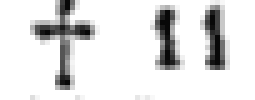
#> input picture OCR/segmentation_for_OCR/segmentation_data_fields/3_character_number/datafield_3.png, 51 x 20 px (shown 5 times larger); the run also reads 1 picture not shown here
$ jupyter execute --allow-errors data_field_segmentation_BZ.ipynb
#> lines starting #> are read from the running program, lines starting #| are printed output that depends on the picture; after the words box and inside, x2 and y2 are one past the last pixel; in counts of white or black regions, pixels touching at a corner belong together
# Data Field Segmentation for Optical Character Recognition (OCR)

**Python** version: 3.7.7
**OpenCV** version: 4.3.0.36
**numpy** version: 1.19.2
**matplotlib** version: 3.2.2

This Python Jupyter notebook presents some basic image processing techniques useful for the segmentation of data fields into images representing individual characters (e.g. digits).
It uses example data fields extracted from a weather table from the [Bozner Zeitung]( https://digital.tessmann.it/tessmannDigital/Zeitungsarchiv/Monatsuebersicht/Zeitung/2/1842;jsessionid=6134EF3892401068CFB26FE42CBC1E64) and illustrates the deterministic steps required for data field segmentation.

The required libraries are imported:

[cell 1]
import cv2
import numpy as np
import matplotlib.pyplot as plt

Some example datafields are loaded and plotted:

[cell 2]
img_rgb_2_0 = cv2.imread("segmentation_data_fields/2_character_number/datafield_5.png")
img_rgb_2_1 = cv2.imread("segmentation_data_fields/2_character_number/datafield_9.png")
img_rgb_3_0 = cv2.imread("segmentation_data_fields/3_character_number/datafield_3.png")
#> img_rgb_3_0 is the input picture: shape (20, 51, 3); min 8, max 255, mean 225.9
img_rgb_3_1 = cv2.imread("segmentation_data_fields/3_character_number/datafield_56.png")

plt.figure(figsize=(10,3))
plt.subplot(3,2,1)
#> (the rest of this cell did not finish here and is left out)

## Segmentation of a data field containing 2 characters

The data field to be segmented has to be preprocessed. We need to subject it to thresholding and binarization, in order to extract the relevant contours.

[cell 3]
img_rgb = img_rgb_2_1

#> (the rest of this cell did not finish here and is left out)

We extract the x- and y-coordinates of the points that constitute the contours of each structure.

#> (a cell that did not finish here is left out)

The variable **contours** contains a list of the coordinates of all contours. We filter this list and obtain the for us relevant x-coordinates of each individual contour, which we save in **list_x_all_cont**. **list_x_all_cont_merged** is a merged version of this list, which we need for the calculation of the center of all contours.

[cell 5]
list_x_all_cont = []
#> (the rest of this cell did not finish here and is left out)

We determine the minimal and maximal values in **list_x_all_cont_merged** and calculate the center of all contours (**reference_point**).

#> (a cell that did not finish here is left out)

#> (a cell that did not finish here is left out)

For each individual contour we now determine the contour point closest to the center of all contours and save it the list **nearest_list**. For reasons of calculation efficiency we then convert this list into an array (**nearest_array**).

[cell 8]
nearest_list = []
for item in list_x_all_cont:
    nearest = item[np.abs(item - reference_point).argmin()] + 1
    nearest_list.append(nearest)

nearest_array = np.asarray(nearest_list)

We then determine the two contour points closest to the center of all contours, one having a value larger and one having a value lower than the center.

[cell 9]
try:
    if reference_point > nearest_array.max():
        nearest_bigger = nearest_array.max()
    elif reference_point < nearest_array.min():
        nearest_bigger = nearest_array.min()
    else:
        nearest_bigger = nearest_array[nearest_array >= reference_point].min()
except:
    pass

try:
    if reference_point < nearest_array.min():
        nearest_smaller = nearest_array.min()
    elif reference_point > nearest_array.max():
        nearest_smaller = nearest_array.max()
    else:
        nearest_smaller = nearest_array[nearest_array <= reference_point].max()
except:
    pass

The center of these two points (**cutting_x**) is the location that we use for image segmentation.

#> (a cell that did not finish here is left out)

We finally perform the image segmentation.

[cell 11]
y = 0
x = 0
#> (the rest of this cell did not finish here and is left out)

## Refactoring the code

In order to be able to efficiently use the segmentation algorithm we just developped, we bring it together in a function:

[cell 12]
def two_character_segmentation_symmetric (img_rgb):

    gray_img = cv2.cvtColor(img_rgb, cv2.COLOR_BGR2GRAY)
    ret, thr = cv2.threshold(gray_img, 105, 255, cv2.THRESH_BINARY)
    thr_inv= cv2.bitwise_not(thr)

    contours, hierarchy = cv2.findContours(thr_inv, cv2.RETR_EXTERNAL, cv2.CHAIN_APPROX_SIMPLE)

    list_x_all_cont = []
    for cont in contours:
        list_x_cont = []
        for n in range(0, len(cont)):
            a = 2*n
            x = np.take(cont, a)
            list_x_cont.append(x)
        list_x_all_cont.append(list_x_cont)
    list_x_all_cont_merged = [item for items in list_x_all_cont for item in items]

    minimum_x = np.amin(list_x_all_cont_merged)
    maximum_x = np.amax(list_x_all_cont_merged)
    reference_point = 1/2 * (maximum_x - minimum_x) + minimum_x

    nearest_list = []
    for item in list_x_all_cont:
        nearest = item[np.abs(item - reference_point).argmin()] + 1
        nearest_list.append(nearest)

    nearest_array = np.asarray(nearest_list)

    try:
        if reference_point > nearest_array.max():
            nearest_bigger = nearest_array.max()
        elif reference_point < nearest_array.min():
            nearest_bigger = nearest_array.min()
        else:
            nearest_bigger = nearest_array[nearest_array >= reference_point].min()
    except:
        pass

    try:
        if reference_point < nearest_array.min():
            nearest_smaller = nearest_array.min()
        elif reference_point > nearest_array.max():
            nearest_smaller = nearest_array.max()
        else:
            nearest_smaller = nearest_array[nearest_array <= reference_point].max()
    except:
        pass

    cutting_x = np.mean([nearest_bigger, nearest_smaller])

    y = 0
    x = 0
    h = len(img_rgb)
    w = int(cutting_x)
    left_character = img_rgb[y:y+h, x:x+w]

    y = 0
    x = int(cutting_x)
    h = len(img_rgb)
    w = img_rgb.shape[1] - x
    right_character = img_rgb[y:y+h, x:x+w]

    return left_character, right_character

We check, whether the refactoring worked correctly:

#> (a cell that did not finish here is left out)

#> (a cell that did not finish here is left out)

As we can see, the code we refactored works nicely.

## Segmentation of a data field containing 3 characters

In order to segment a data field containing 3 characters, we use the approach we just developped in a repetitive way. First, we segment the data field into 2 new data fields, one containing 1 character, the other containing 2 characters. After that we segment the data field containing 2 characters again, just the way we did it above.

The code for the segmentation of a 3 character data field into a data field containing 1 character and a data field containing 2 characters is nearly the same as above, with only one different codeline:
instead of
**reference_point = 1/2 * (maximum_x - minimum_x) + minimum_x**
we use
**reference_point = 1/3 * (maximum_x - minimum_x) + minimum_x**.

We call this modified algorithm **two_character_segmentation_asymmetric**.

[cell 15]
def two_character_segmentation_asymmetric (img_rgb):

    gray_img = cv2.cvtColor(img_rgb, cv2.COLOR_BGR2GRAY)
    ret, thr = cv2.threshold(gray_img, 105, 255, cv2.THRESH_BINARY)
    thr_inv= cv2.bitwise_not(thr)

    contours, hierarchy = cv2.findContours(thr_inv, cv2.RETR_EXTERNAL, cv2.CHAIN_APPROX_SIMPLE)
#> contours = 6 contours, 5 with area under 20; largest, box (x1, y1, x2, y2) and area: (7, 6, 18, 19) 22

    list_x_all_cont = []
    for cont in contours:
        list_x_cont = []
        for n in range(0, len(cont)):
            a = 2*n
            x = np.take(cont, a)
            list_x_cont.append(x)
        list_x_all_cont.append(list_x_cont)
#> this loop made 6 passes
#> cont on passes 1, 5, 6: [[38, 12], [38, 13], [40, 13], [39, 12]], [[42, 2], [42, 3], [45, 3], [45, 2]], [[12, 1], [12, 4], [13, 3], [13, 1]]
#> after the loop, list_x_all_cont = [[38, 38, 40, 39], [41, 41, 42, 44, 44, 42, 44, 45, 45, 44, 42], [7, 7, 11, 12, 12, 11, 11, 12, 11, 11, 12, 13, 12, 12, 14, 15, 17, 17, 14, 13, 11, 10, 9], [33, 33, 32, 32, 33, 32, 32, 33, 33, 34, 34], [42, 42, 45, 45], [12, 12, 13, 13]]
    list_x_all_cont_merged = [item for items in list_x_all_cont for item in items]
#> list_x_all_cont_merged = 57 values, max 45 at index 11, min 7 at index 15, mean 26.11

    minimum_x = np.amin(list_x_all_cont_merged)
#> minimum_x = 7
    maximum_x = np.amax(list_x_all_cont_merged)
#> maximum_x = 45
    reference_point = 1/3 * (maximum_x - minimum_x) + minimum_x
#> reference_point = 19.67

    nearest_list = []
    for item in list_x_all_cont:
        nearest = item[np.abs(item - reference_point).argmin()] + 1
        nearest_list.append(nearest)
#> this loop made 6 passes
#> (item, nearest) on passes 1, 2, 4, 5, 6: ([38, 38, 40, 39], 39), ([41, 41, 42, 44, 44, 42, 44, 45, 45, 44, 42], 42), ([33, 33, 32, 32, 33, 32, 32, 33, 33, 34, 34], 33), ([42, 42, 45, 45], 43), ([12, 12, 13, 13], 14)
#> nearest on pass 3: 18
#> after the loop, nearest_list = [39, 42, 18, 33, 43, 14]

    nearest_array = np.asarray(nearest_list)
#> nearest_array = [39, 42, 18, 33, 43, 14]

    try:
        if reference_point > nearest_array.max():
            nearest_bigger = nearest_array.max()
        elif reference_point < nearest_array.min():
            nearest_bigger = nearest_array.min()
        else:
            nearest_bigger = nearest_array[nearest_array >= reference_point].min()
#> nearest_bigger = 33
    except:
        pass

    try:
        if reference_point < nearest_array.min():
            nearest_smaller = nearest_array.min()
        elif reference_point > nearest_array.max():
            nearest_smaller = nearest_array.max()
        else:
            nearest_smaller = nearest_array[nearest_array <= reference_point].max()
#> nearest_smaller = 18
    except:
        pass

    cutting_x = np.mean([nearest_bigger, nearest_smaller])
#> cutting_x = 25.5

    y = 0
    x = 0
    h = len(img_rgb)
#> h = 19
    w = int(cutting_x)
#> w = 25
    left_character = img_rgb[y:y+h, x:x+w]

    y = 0
    x = int(cutting_x)
#> x = 25
    h = len(img_rgb)
    w = img_rgb.shape[1] - x
#> w = 26
    right_character = img_rgb[y:y+h, x:x+w]

    return left_character, right_character

Now we can perform the asymmetric segmentation, which is the first step for the segmentation of a 3 character data field.

[cell 16]
segmented_asymmetric = two_character_segmentation_asymmetric(img_rgb_3_1)

plt.figure(figsize=(8,1))
plt.subplot(1,4,1)
plt.imshow(img_rgb_3_1, cmap="gray")
plt.title("initial data field")
plt.subplot(1,4,3)
plt.imshow(segmented_asymmetric[0], cmap="gray")
plt.title("left character")
plt.subplot(1,4,4)
plt.imshow(segmented_asymmetric[1], cmap="gray")
plt.title("right field")
plt.show()
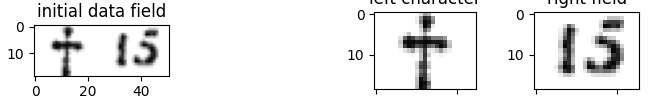
#> figure drawn by matplotlib, 3 panels

Using the **two_character_segmentation_symmetric** - function we segment the right field and obtain the individual characters:

[cell 17]
segmented_symmetric_rf = two_character_segmentation_symmetric(segmented_asymmetric[1])
#> in two_character_segmentation_symmetric (call 3), `contours, hierarchy = cv2.findContours(thr_inv, cv2.RETR_EXTERNAL, cv2..`: contours = 4 contours, all with area under 20
plt.figure(figsize=(8,1))
plt.subplot(1,4,1)
plt.imshow(segmented_asymmetric[1], cmap="gray")
plt.title("right field")
plt.subplot(1,4,3)
plt.imshow(segmented_symmetric_rf[0], cmap="gray")
plt.title("left character")
plt.subplot(1,4,4)
plt.imshow(segmented_symmetric_rf[1], cmap="gray")
plt.title("right character")
plt.show()
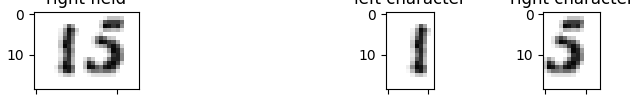
#> figure drawn by matplotlib, 3 panels

And here the result of the 2 segmentation steps put together:

[cell 18]
left_character = two_character_segmentation_asymmetric(img_rgb_3_1)[0]
#> the loop in two_character_segmentation_asymmetric (call 2), `for cont in contours:` made 6 passes
#> the loop in two_character_segmentation_asymmetric (call 2), `for item in list_x_all_cont:` made 6 passes
right_field = two_character_segmentation_asymmetric(img_rgb_3_1)[1]

middle_character = two_character_segmentation_symmetric(right_field)[0]
right_character = two_character_segmentation_symmetric(right_field)[1]

plt.figure(figsize=(12,1))
plt.subplot(1,5,1)
plt.imshow(img_rgb_3_1, cmap="gray")
plt.title("initial datafield")
plt.subplot(1,5,3)
plt.imshow(left_character, cmap="gray")
plt.title("left character")
plt.subplot(1,5,4)
plt.imshow(middle_character, cmap="gray")
plt.title("middle character")
plt.subplot(1,5,5)
plt.imshow(right_character, cmap="gray")
plt.title("right character")
plt.show()
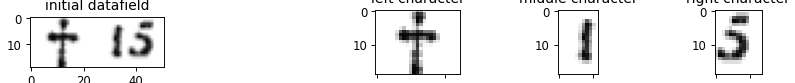
#> figure drawn by matplotlib, 4 panels

## Size normalization of character images from segmented data fields

Machine-learning based optical character recognition requires standardized image formats. We can standardize the size of the character images we obtained from the data field segmentation by cropping the images around their contours and placing these cropped images in the center of new blank images of a defined format.

In order to do so, we first need to perform the image preprocessing steps described above and to extract the contours:

[cell 19]
img_rgb = right_character

gray_img = cv2.cvtColor(img_rgb, cv2.COLOR_BGR2GRAY)
# please be aware that the thresholding parameter (220) is different from the one used above
ret, thr = cv2.threshold(gray_img, 220, 255, cv2.THRESH_BINARY)
thr_inv= cv2.bitwise_not(thr)

plt.figure(figsize=(5,5))
plt.imshow(thr_inv, cmap="gray")
plt.show()
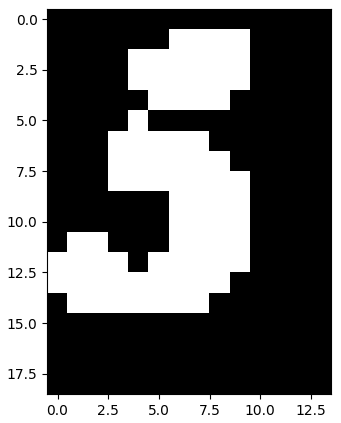
#> figure drawn by matplotlib, 1 panel

We extract the left and right margins of the contours (**min_largest_cont_x** and **max_largest_cont_x**):

[cell 20]
contours, hierarchy = cv2.findContours(thr_inv, cv2.RETR_EXTERNAL, cv2.CHAIN_APPROX_SIMPLE)
#> contours = 1 contour; box (x1, y1, x2, y2) and area: (0, 1, 10, 15) 53

largest_cont = max(contours, key=len)
#> largest_cont = contour of 26 points, box (x1, y1, x2, y2) (0, 1, 10, 15), area 53

largest_cont_x = [i[0][0] for i in largest_cont]
#> largest_cont_x = 26 values, max 9 at index 17, min 0 at index 13, mean 4.88
median_largest_cont_x = np.median(largest_cont_x)
#> median_largest_cont_x = 5
min_largest_cont_x = np.amin(largest_cont_x)
#> min_largest_cont_x = 0
max_largest_cont_x = np.amax(largest_cont_x)
#> max_largest_cont_x = 9

[cell 21]
min_largest_cont_x
#> Out = 0

[cell 22]
max_largest_cont_x
#> Out = 9

With these margins we can crop the image:

[cell 23]
y = 0
x = int(min_largest_cont_x)
#> x = 0
h = int(img_rgb.shape[0])
#> h = 19
w = int(max_largest_cont_x - min_largest_cont_x) + 1
#> w = 10
cropped = img_rgb[y:y+h, x:x+w]

plt.figure(figsize=(5,5))
plt.imshow(cropped, cmap="gray")
plt.show()
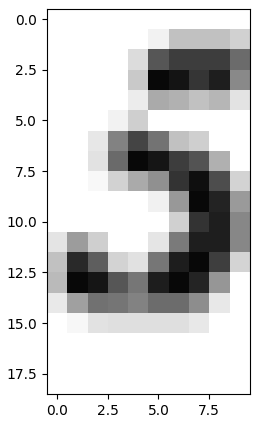
#> figure drawn by matplotlib, 1 panel

We finally generate a blank image of 25x25 pixels and place the cropped image in its center:

[cell 24]
# Code reference:
# https://stackoverflow.com/questions/14063070/overlay-a-smaller-image-on-a-larger-image-python-opencv

height, width = (25, 25)
blank_image = np.full((height, width, 3), 255, dtype=int)

x_offset = int((width  - cropped.shape[1])/2)
#> x_offset = 7
y_offset = int((height - cropped.shape[0])/2)
#> y_offset = 3

blank_image[y_offset:y_offset + cropped.shape[0], x_offset:x_offset + cropped.shape[1]] = cropped
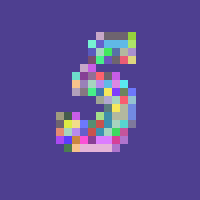
#> blank_image: shape (25, 25, 3) int64 (shown 8 times larger); 65 distinct labels, from 8 to 255; one colour per label, 0 black

plt.figure(figsize=(12,1))
plt.subplot(1,3,1)
plt.imshow(img_rgb, cmap="gray")
plt.title("initial segmented character")
plt.subplot(1,3,3)
plt.imshow(blank_image, cmap="gray")
plt.title("normalized segmented character with size = " + str(height) + "x" + str(width) + " pixels")
plt.show()
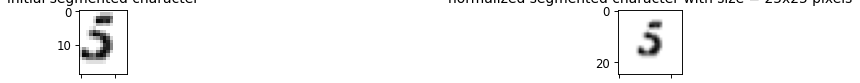
#> figure drawn by matplotlib, 2 panels
